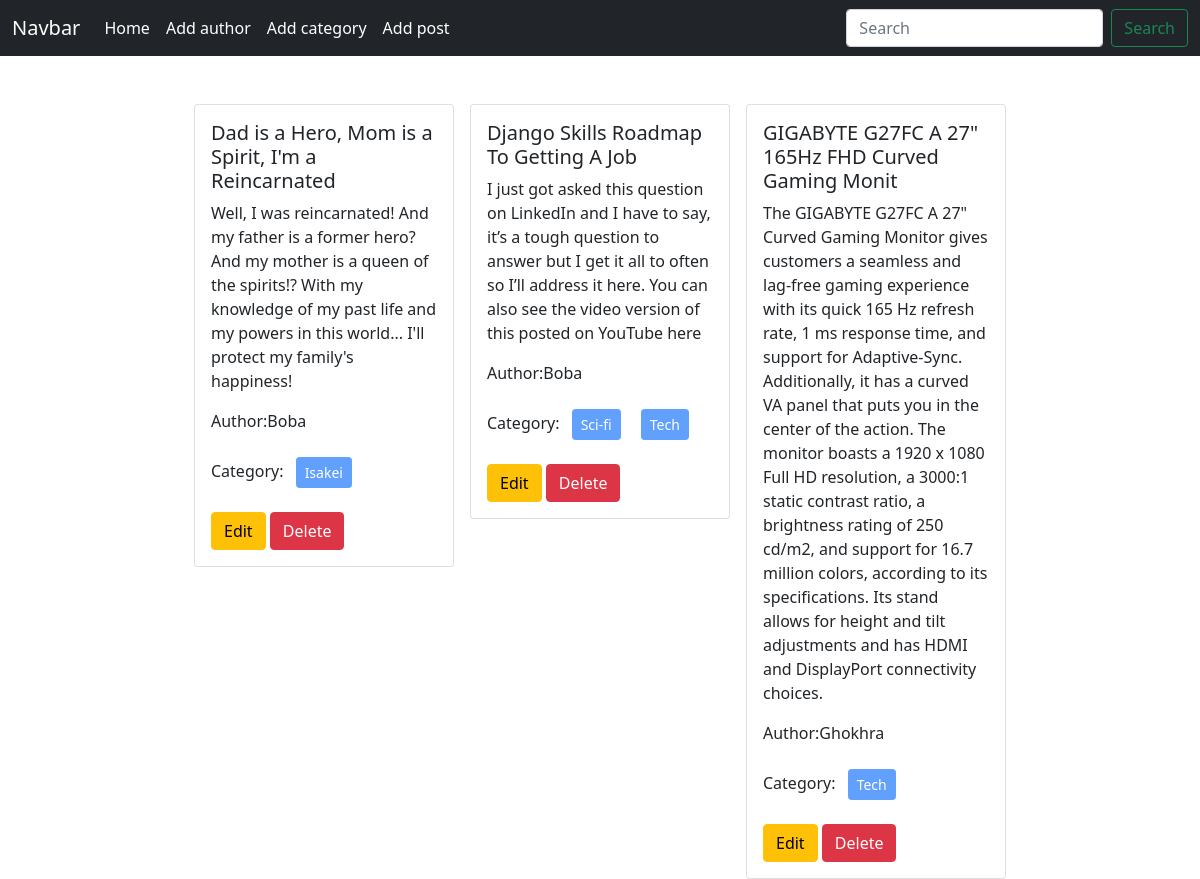
The page / on the database its author committed.
### post/models.py (models this page shows, shortened)
class Post(models.Model):
    title = models.CharField(max_length=50)
    content = models.TextField()
    category = models.ManyToManyField(Category)
    author = models.ForeignKey(Author, on_delete=models.CASCADE)

### author/models.py (models this page shows, shortened)
class Author(models.Model):
    name = models.CharField(max_length=100)
    bio = models.TextField()
    phoneNo = models.CharField(max_length=12)

### catagories/models.py (models this page shows, shortened)
class Category(models.Model):
    name = models.CharField(max_length=100)

### blogProject/views.py (the view)
# urls.py: 2. Add a URL to urlpatterns:  path('', views.home, name='home')
def home(request):
    data = Post.objects.all()
    return render(request, 'home.html', {'data': data})

### templates/home.html
{% extends 'base.html' %} {% block content %}
<div class="d-flex flex-wrap justify-content-center px-5 pt-5">
  {% for post in data %}
  <div class="col-sm-3">
    <div class="card mx-2">
      <div class="card-body">
        <h5 class="card-title">{{post.title}}</h5>
        <p class="card-text">{{post.content}}</p>
        <p>Author:{{post.author.name}}</p>
        <p>
          Category: {% for catego in post.category.all %}
          <button class="btn btn-primary btn-sm m-2 text-white" disabled>
            {{catego.name}}
          </button>
          {% endfor %}
        </p>
        <a href="{% url 'edit_post' post.id %}" class="btn btn-warning">Edit</a>
        <a href="{% url 'delete_post' post.id %}" class="btn btn-danger"
          >Delete</a
        >
      </div>
    </div>
  </div>
  {% endfor %}
</div>
{% endblock %}

### templates/base.html (shortened to what this page needs)
<!DOCTYPE html>
<html lang="en">
  <head>
    <link
      href="https://cdn.jsdelivr.net/npm/bootstrap@5.0.2/dist/css/bootstrap.min.css"
      rel="stylesheet"
    />
  </head>
  <body>
    <nav class="navbar navbar-expand-lg navbar-dark bg-dark">
      <div class="container-fluid">
        <a class="navbar-brand" href="#">Navbar</a>
        <div class="collapse navbar-collapse" id="navbarSupportedContent">
          <ul class="navbar-nav me-auto mb-2 mb-lg-0">
            <li class="nav-item">
              <a
                class="nav-link active"
                aria-current="page"
                href="{% url 'homepage' %}"
                >Home</a
              >
            </li>
            <li class="nav-item">
              <a class="nav-link active" href="{% url 'add_Author' %}"
                >Add author</a
              >
            </li>
            <li class="nav-item">
              <a class="nav-link active" href="{% url 'add_Category' %}"
                >Add category</a
              >
            </li>
            <li class="nav-item">
              <a class="nav-link active" href="{% url 'add_post' %}"
                >Add post</a
              >
            </li>
          </ul>
          <form class="d-flex">
            <input
              class="form-control me-2"
              type="search"
              placeholder="Search"
              aria-label="Search"
            />
            <button class="btn btn-outline-success" type="submit">
              Search
            </button>
          </form>
        </div>
      </div>
    </nav>
    {% block content %} {% endblock %}
  </body>
</html>

### rows shown on the page
Post: title "Dad is a Hero, Mom is a Spirit, I'm a Reincarnated", content "Well, I was reincarnated! And my father is a former hero? And my mother is a queen of the spirits!? With my knowledge of my past life and my powers in this world... I'll protect my family's happiness!", author.name "Boba"
Category: name "Isakei"
Post: title "Django Skills Roadmap To Getting A Job", content "I just got asked this question on LinkedIn and I have to say, it’s a tough question to answer but I get it all to often so I’ll address it here. You can also see the video version of this posted on YouTube here", author.name "Boba"
Category: name "Sci-fi"
Category: name "Tech"
Post: title "GIGABYTE G27FC A 27\" 165Hz FHD Curved Gaming Monit", content "The GIGABYTE G27FC A 27\" Curved Gaming Monitor gives customers a seamless and lag-free gaming experience with its quick 165 Hz refresh rate, 1 ms response time, and support for Adaptive-Sync. Additionally, it has a curved VA panel that puts you in the center of the action. The monitor boasts a 1920 x 1080 Full HD resolution, a 3000:1 static contrast ratio, a brightness rating of 250 cd/m2, and support for 16.7 million colors, according to its specifications. Its stand allows for height and tilt adjustments and has HDMI and DisplayPort connectivity choices.", author.name "Ghokhra"
